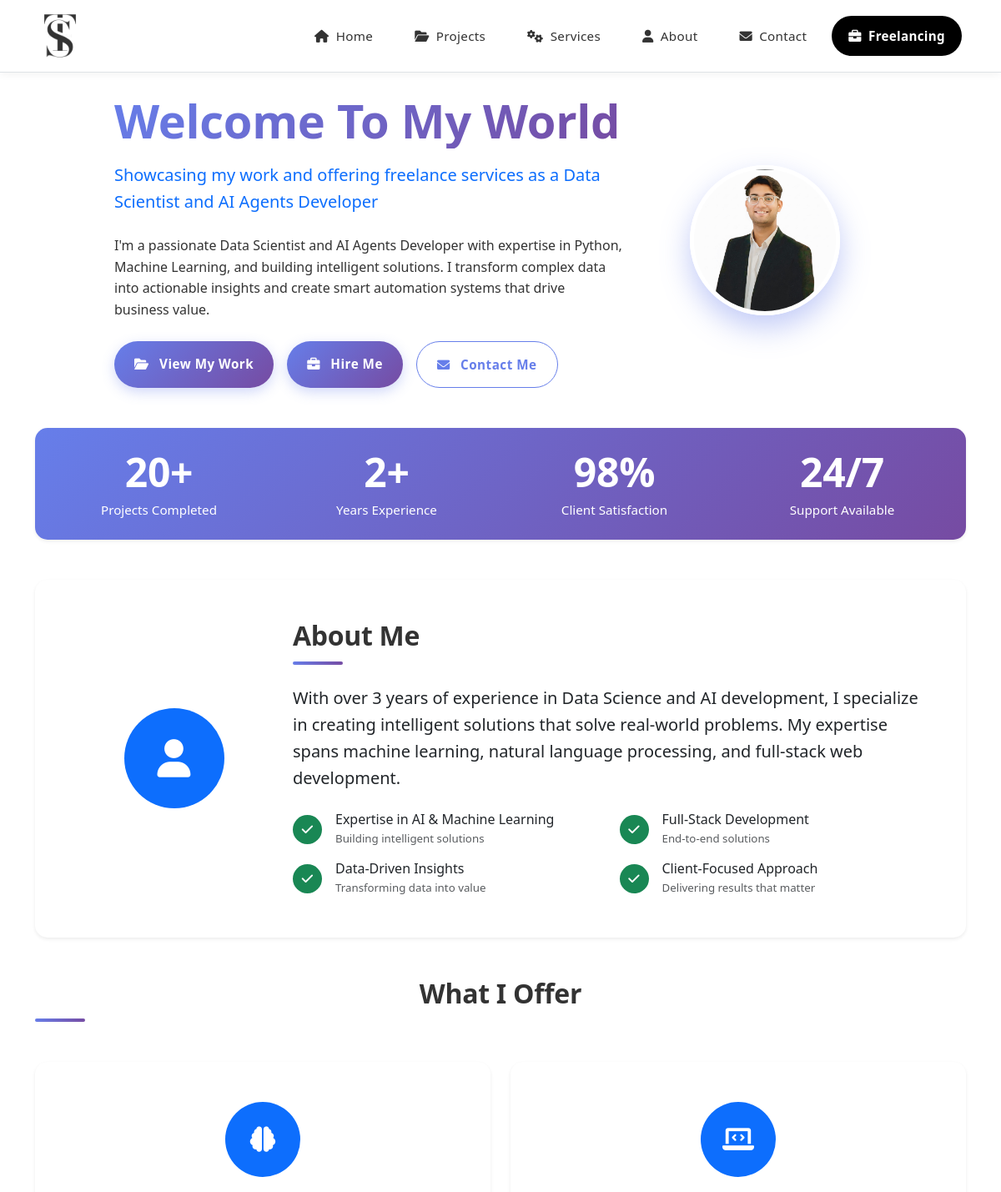
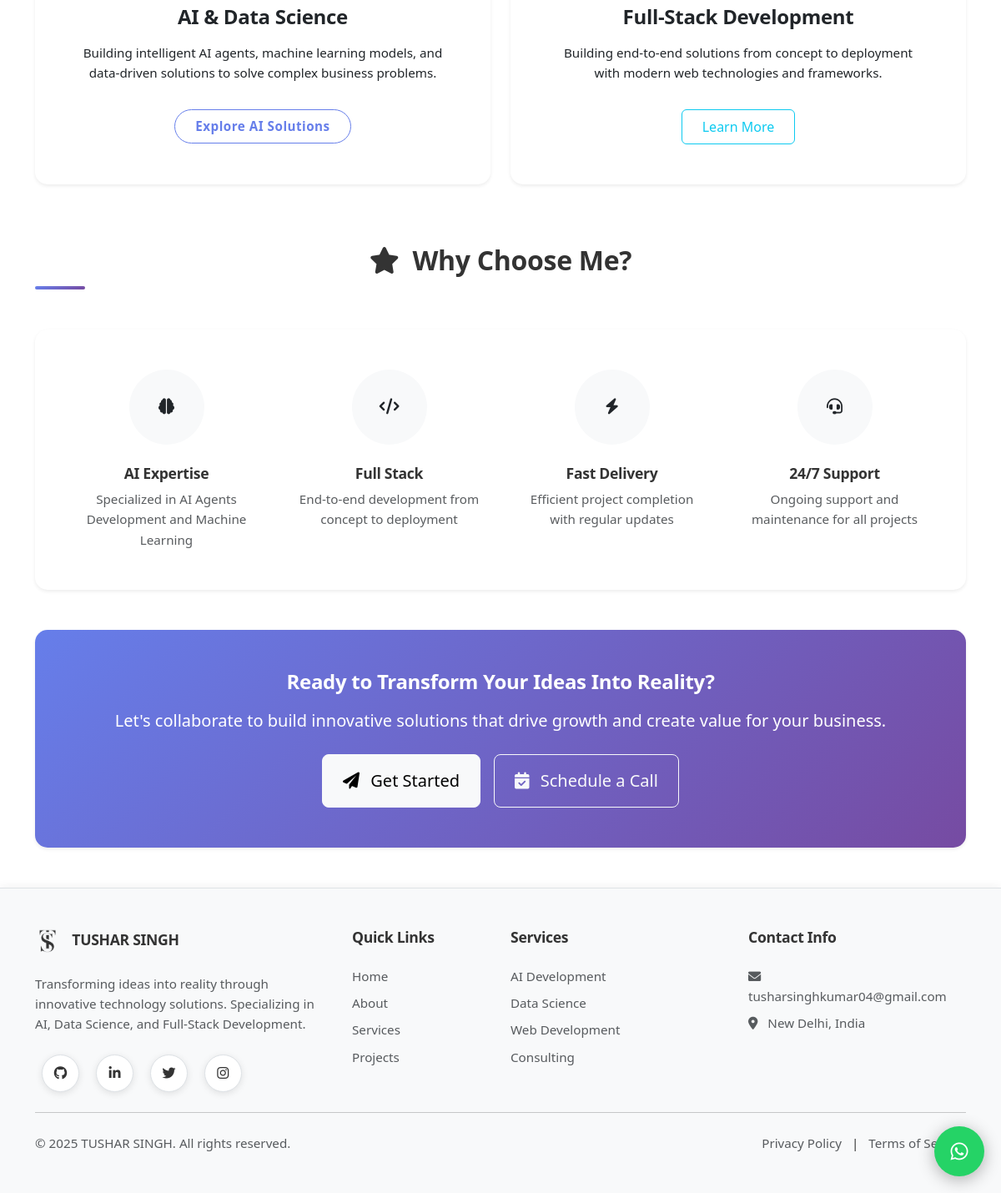
The page / on the database its author committed (2 pictures, top to bottom).
### home/models.py (models this page shows, shortened)
class HomePageContent(models.Model):
    title = models.CharField(max_length=200)
    subtitle = models.CharField(max_length=300, blank=True)
    description = models.TextField()
    created_at = models.DateTimeField(default=timezone.now)
    updated_at = models.DateTimeField(auto_now=True)
    class Meta:
        verbose_name = "Home Page Content"
        verbose_name_plural = "Home Page Contents"

class Feature(models.Model):
    title = models.CharField(max_length=100)
    description = models.TextField()
    icon_class = models.CharField(max_length=50, help_text="Font Awesome icon class, e.g. 'fas fa-robot'")
    order = models.IntegerField()
    class Meta:
        verbose_name = "Feature"
        verbose_name_plural = "Features"
        ordering = ['order']

### home/views.py (the view, shortened to what this page needs)
# urls.py: path('', views.index, name='about'),
def index(request) -> Any:
    content = HomePageContent.objects.first()  # type: ignore
    features = Feature.objects.all()  # type: ignore
    context = {
        'content': content,
        'features': features,
    }
    return render(request, 'home/index.html', context)

### templates/home/index.html (shortened to what this page needs)
{% extends 'base.html' %}
{% load static %}
{% block content %}
<div class="container mt-4">
    <div class="row justify-content-center">
        <div class="col-lg-10">
            <div class="row align-items-center">
                <div class="col-md-8">
                    <h1 class="display-4 fw-bold mb-3">{{ content.title }}</h1>
                    <p class="lead fs-5 mb-4 text-primary">{{ content.subtitle }}</p>
                    <div class="mb-4">
                        <p class="fs-6">
                            I'm a passionate Data Scientist and AI Agents Developer with expertise in Python, Machine Learning,
                            and building intelligent solutions. I transform complex data into actionable insights and create
                            smart automation systems that drive business value.
                        </p>
                    </div>
                    <div class="d-flex flex-wrap gap-3">
                        <a href="{% url 'projects:projects' %}" class="btn btn-primary btn-lg px-4 py-3">
                            <i class="fas fa-folder-open me-2"></i> View My Work
                        </a>
                        <a href="{% url 'freelancing' %}" class="btn btn-primary btn-lg px-4 py-3">
                            <i class="fas fa-briefcase me-2"></i> Hire Me
                        </a>
                        <a href="{% url 'contact' %}" class="btn btn-outline-primary btn-lg px-4 py-3">
                            <i class="fas fa-envelope me-2"></i> Contact Me
                        </a>
                    </div>
                </div>
                <div class="col-md-4 text-center">
                    <div class="position-relative d-inline-block">
                        <img src="{% static 'Profile pictures/Me.jpg' %}" alt="Tushar Singh" class="rounded-circle profile-image-mobile" style="width: 180px; height: 180px; object-fit: cover; border: 5px solid #ffffff; box-shadow: 0 15px 35px rgba(102, 126, 234, 0.4);">
                    </div>
                </div>
            </div>
        </div>
    </div>
    <div class="row mt-5">
        <div class="col-12">
            <div class="card border-0 shadow-sm bg-gradient-primary text-white">
                <div class="card-body p-4">
                    <div class="row text-center">
                        <div class="col-lg-3 col-md-6 col-6 mb-4 mb-lg-0">
                            <h3 class="display-5 fw-bold mb-1 stats-number text-white">20+</h3>
                            <p class="mb-0 stats-text">Projects Completed</p>
                        </div>
                        <div class="col-lg-3 col-md-6 col-6 mb-4 mb-lg-0">
                            <h3 class="display-5 fw-bold mb-1 stats-number text-white">2+</h3>
                            <p class="mb-0 stats-text">Years Experience</p>
                        </div>
                        <div class="col-lg-3 col-md-6 col-6">
                            <h3 class="display-5 fw-bold mb-1 stats-number text-white ">98%</h3>
                            <p class="mb-0 stats-text">Client Satisfaction</p>
                        </div>
                        <div class="col-lg-3 col-md-6 col-6">
                            <h3 class="display-5 fw-bold mb-1 stats-number text-white">24/7</h3>
                            <p class="mb-0 stats-text">Support Available</p>
                        </div>
                    </div>
                </div>
            </div>
        </div>
    </div>
    <div class="row mt-5">
        <div class="col-12">
            <div class="card border-0 shadow-sm">
                <div class="card-body p-5">
                    <div class="row align-items-center">
                        <div class="col-md-3 text-center mb-4 mb-md-0">
                            <div class="rounded-circle bg-primary text-white d-flex align-items-center justify-content-center mx-auto" style="width: 120px; height: 120px;">
                                <i class="fas fa-user fa-3x"></i>
                            </div>
                        </div>
                        <div class="col-md-9">
                            <h2 class="mb-4">About Me</h2>
                            <p class="lead">
                                With over 3 years of experience in Data Science and AI development, I specialize in creating
                                intelligent solutions that solve real-world problems. My expertise spans machine learning,
                                natural language processing, and full-stack web development.
                            </p>
                            <div class="row mt-4">
                                <div class="col-md-6 mb-3">
                                    <div class="d-flex align-items-center">
                                        <div class="rounded-circle bg-success text-white me-3 d-flex align-items-center justify-content-center" style="width: 35px; height: 35px; flex-shrink: 0;">
                                            <i class="fas fa-check"></i>
                                        </div>
                                        <div>
                                            <h6 class="mb-0">Expertise in AI & Machine Learning</h6>
                                            <small class="text-muted">Building intelligent solutions</small>
                                        </div>
                                    </div>
                                </div>
                                <div class="col-md-6 mb-3">
                                    <div class="d-flex align-items-center">
                                        <div class="rounded-circle bg-success text-white me-3 d-flex align-items-center justify-content-center" style="width: 35px; height: 35px; flex-shrink: 0;">
                                            <i class="fas fa-check"></i>
                                        </div>
                                        <div>
                                            <h6 class="mb-0">Full-Stack Development</h6>
                                            <small class="text-muted">End-to-end solutions</small>
                                        </div>
                                    </div>
                                </div>
                                <div class="col-md-6 mb-3 mb-md-0">
                                    <div class="d-flex align-items-center">
                                        <div class="rounded-circle bg-success text-white me-3 d-flex align-items-center justify-content-center" style="width: 35px; height: 35px; flex-shrink: 0;">
                                            <i class="fas fa-check"></i>
                                        </div>
                                        <div>
                                            <h6 class="mb-0">Data-Driven Insights</h6>
                                            <small class="text-muted">Transforming data into value</small>
                                        </div>
                                    </div>
                                </div>
                                <div class="col-md-6">
                                    <div class="d-flex align-items-center">
                                        <div class="rounded-circle bg-success text-white me-3 d-flex align-items-center justify-content-center" style="width: 35px; height: 35px; flex-shrink: 0;">
                                            <i class="fas fa-check"></i>
                                        </div>
                                        <div>
                                            <h6 class="mb-0">Client-Focused Approach</h6>
                                            <small class="text-muted">Delivering results that matter</small>
                                        </div>
                                    </div>
                                </div>
                            </div>
                        </div>
                    </div>
                </div>
            </div>
        </div>
    </div>
    <div class="row mt-5">
        <div class="col-12">
            <h2 class="text-center mb-5">What I Offer</h2>
        </div>
        <div class="col-md-6 mb-4">
            <div class="card h-100 border-0 shadow-sm hover-lift">
                <div class="card-body text-center p-5">
                    <div class="rounded-circle bg-primary text-white d-flex align-items-center justify-content-center mx-auto mb-4" style="width: 90px; height: 90px;">
                        <i class="fas fa-brain fa-2x"></i>
                    </div>
                    <h3 class="card-title mt-3 mb-3">AI & Data Science</h3>
                    <p class="card-text">Building intelligent AI agents, machine learning models, and data-driven solutions to solve complex business problems.</p>
                    <a href="{% url 'services' %}" class="btn btn-outline-primary mt-3 px-4 py-2">
                        Explore AI Solutions
                    </a>
                </div>
            </div>
        </div>
        <div class="col-md-6 mb-4">
            <div class="card h-100 border-0 shadow-sm hover-lift">
                <div class="card-body text-center p-5">
                    <div class="rounded-circle bg-primary text-white d-flex align-items-center justify-content-center mx-auto mb-4" style="width: 90px; height: 90px;">
                        <i class="fas fa-laptop-code fa-2x"></i>
                    </div>
                    <h3 class="card-title mt-3 mb-3">Full-Stack Development</h3>
                    <p class="card-text">Building end-to-end solutions from concept to deployment with modern web technologies and frameworks.</p>
                    <a href="{% url 'services' %}" class="btn btn-outline-info mt-3 px-4 py-2">
                        Learn More
                    </a>
                </div>
            </div>
        </div>
    </div>
    <div class="row mt-5">
        <div class="col-12">
            <h2 class="text-center mb-5"><i class="fas fa-star me-2"></i> Why Choose Me?</h2>
        </div>
        <div class="col-md-12">
            <div class="card border-0 shadow-sm">
                <div class="card-body p-5">
                    <div class="row text-center g-5">
                        {% for feature in features %}
                        <div class="col-lg-3 col-md-6 col-6">
                            <div class="rounded-circle bg-light text-dark d-flex align-items-center justify-content-center mx-auto mb-4" style="width: 90px; height: 90px;">
                            </div>
                            <h5 class="mt-3 mb-2">{{ feature.title }}</h5>
                            <p class="text-muted mb-0">{{ feature.description }}</p>
                        </div>
                        {% endfor %}
                    </div>
                </div>
            </div>
        </div>
    </div>
    <div class="row mt-5 mb-5">
        <div class="col-12">
            <div class="card border-0 shadow-sm bg-gradient-primary text-white">
                <div class="card-body p-5 text-center">
                    <h3 class="mb-3 text-white ">Ready to Transform Your Ideas Into Reality?</h3>
                    <p class="mb-4 lead">
                        Let's collaborate to build innovative solutions that drive growth and create value for your business.
                    </p>
                    <div class="d-flex flex-wrap justify-content-center gap-3">
                        <a href="{% url 'contact' %}" class="btn btn-light btn-lg px-4 py-3">
                            <i class="fas fa-paper-plane me-2"></i> Get Started
                        </a>
                        <a href="https://calendly.com/tusharsinghkumar04/new-meeting" class="btn btn-outline-light btn-lg px-4 py-3" target="_blank">
                            <i class="fas fa-calendar-check me-2"></i> Schedule a Call
                        </a>
                    </div>
                </div>
            </div>
        </div>
    </div>
</div>
{% endblock %}

### rows shown on the page
HomePageContent: title "Welcome To My World", subtitle "Showcasing my work and offering freelance services as a Data Scientist and AI Agents Developer"
Feature: title "AI Expertise", description "Specialized in AI Agents Development and Machine Learning"
Feature: title "Full Stack", description "End-to-end development from concept to deployment"
Feature: title "Fast Delivery", description "Efficient project completion with regular updates"
Feature: title "24/7 Support", description "Ongoing support and maintenance for all projects"
